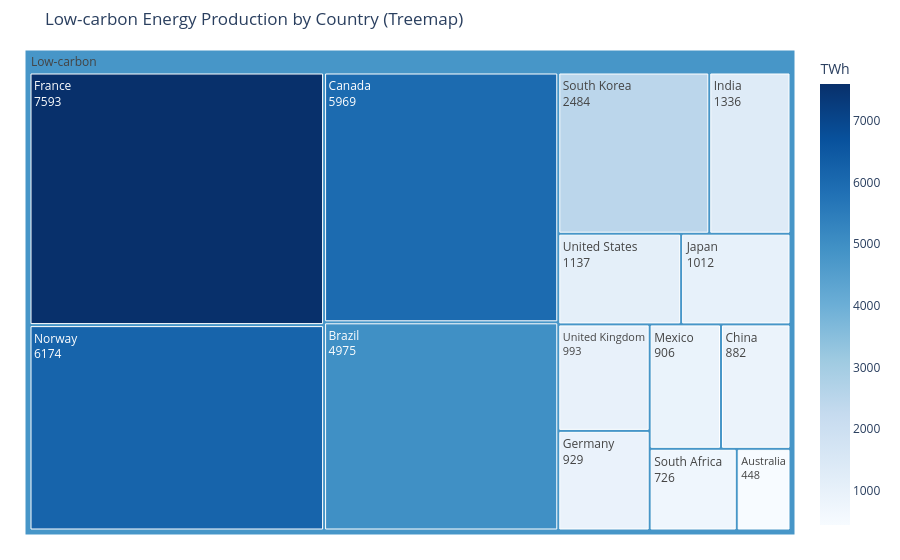
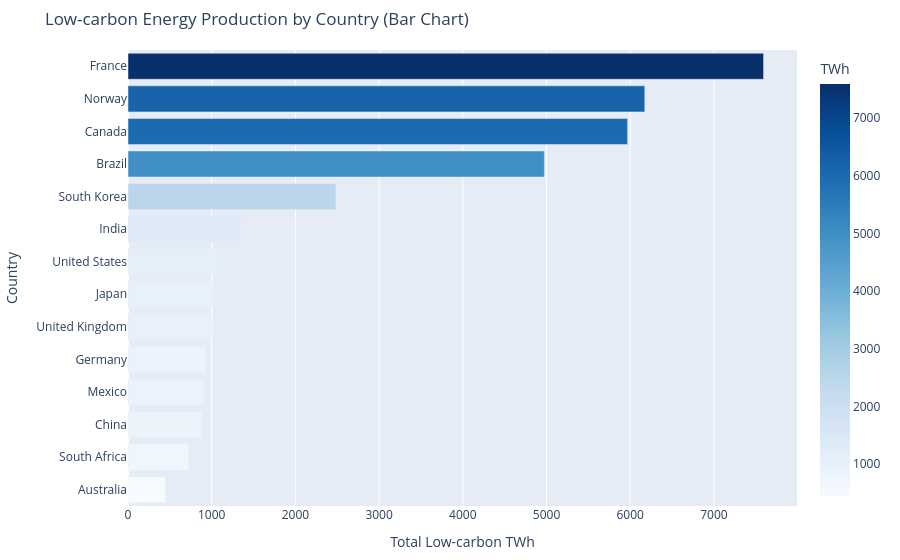

The notebook cell these images were saved under, in order:
### Markdown cell above
## Task 3 — Treemap vs bar: low-carbon energy by country

**What to build:** Build **both** a treemap and a horizontal bar chart showing total low-carbon TWh (Nuclear + Hydro) per country. Then answer the question in a markdown cell below.

**Requirements:**
- Filter to `Source_Type == 'Low-carbon'` and aggregate TWh by country
- Treemap: single-level `path=['All', 'Country']` with a dummy root node labelled `'Low-carbon'`
- Bar chart: sorted by TWh, horizontal orientation, CVD-safe colour
- Both charts show TWh values, not percentages
- Insight title on the bar chart naming the leading country

### Code cell
# Task 3 — charts
# YOUR CODE HERE
# Filter low-carbon sources
low_carbon_df = df[df['Source_Type'] == 'Low-carbon']

# Aggregate by country
country_energy = (
    low_carbon_df.groupby('Country', as_index=False)['TWh']
    .sum()
)

# Add dummy root column for treemap
country_energy['All'] = 'Low-carbon'

# -----------------------------
# Treemap
# -----------------------------

fig_tree = px.treemap(
    country_energy,
    path=['All', 'Country'],
    values='TWh',
    color='TWh',
    color_continuous_scale='Blues',
    title='Low-carbon Energy Production by Country (Treemap)'
)

fig_tree.update_traces(
    textinfo='label+value',
    root_color='lightgrey'
)

fig_tree.update_layout(
    margin=dict(t=50, l=25, r=25, b=25)
)

fig_tree.show()

# -----------------------------
# Horizontal Bar Chart
# -----------------------------

country_energy_sorted = country_energy.sort_values('TWh', ascending=True)

fig_bar = px.bar(
    country_energy_sorted,
    x='TWh',
    y='Country',
    orientation='h',
    color='TWh',
    color_continuous_scale='Blues',
    title='Low-carbon Energy Production by Country (Bar Chart)'
)
fig_bar.update_layout(
    margin=dict(t=50, l=25, r=25, b=25),
    yaxis_title='Country',
    xaxis_title='Total Low-carbon TWh'
)

fig_bar.show()

### Figure 1 — Plotly figure (JSON) as saved in the notebook; plotly's stock layout.template omitted (floating-point values rounded to 4 significant figures)
{"data": [{"branchvalues": "total", "customdata": [[448.0], [4975.0], [5969.0], [882.0], [7593.0], [929.0], [1336.0], [1012.0], [906.0], [6174.0], [726.0], [2484.0], [993.0], [1137.0], [4797.0]], "domain": {"x": [0, 1], "y": [0, 1]}, "hovertemplate": "labels=%{label}<br>TWh_sum=%{value}<br>parent=%{parent}<br>id=%{id}<br>TWh=%{color}<extra></extra>", "ids": ["Low-carbon/Australia", "Low-carbon/Brazil", "Low-carbon/Canada", "Low-carbon/China", "Low-carbon/France", "Low-carbon/Germany", "Low-carbon/India", "Low-carbon/Japan", "Low-carbon/Mexico", "Low-carbon/Norway", "Low-carbon/South Africa", "Low-carbon/South Korea", "Low-carbon/United Kingdom", "Low-carbon/United States", "Low-carbon"], "labels": ["Australia", "Brazil", "Canada", "China", "France", "Germany", "India", "Japan", "Mexico", "Norway", "South Africa", "South Korea", "United Kingdom", "United States", "Low-carbon"], "marker": {"coloraxis": "coloraxis", "colors": [448.0, 4975.0, 5969.0, 882.0, 7593.0, 929.0, 1336.0, 1012.0, 906.0, 6174.0, 726.0, 2484.0, 993.0, 1137.0, 4797.0]}, "name": "", "parents": ["Low-carbon", "Low-carbon", "Low-carbon", "Low-carbon", "Low-carbon", "Low-carbon", "Low-carbon", "Low-carbon", "Low-carbon", "Low-carbon", "Low-carbon", "Low-carbon", "Low-carbon", "Low-carbon", ""], "root": {"color": "lightgrey"}, "textinfo": "label+value", "type": "treemap", "values": [448.0, 4975.0, 5969.0, 882.0, 7593.0, 929.0, 1336.0, 1012.0, 906.0, 6174.0, 726.0, 2484.0, 993.0, 1137.0, 35560.0]}], "layout": {"coloraxis": {"colorbar": {"title": {"text": "TWh"}}, "colorscale": [[0, "rgb(247,251,255)"], [0.125, "rgb(222,235,247)"], [0.25, "rgb(198,219,239)"], [0.375, "rgb(158,202,225)"], [0.5, "rgb(107,174,214)"], [0.625, "rgb(66,146,198)"], [0.75, "rgb(33,113,181)"], [0.875, "rgb(8,81,156)"], [1, "rgb(8,48,107)"]]}, "legend": {"tracegroupgap": 0}, "margin": {"b": 25, "l": 25, "r": 25, "t": 50}, "title": {"text": "Low-carbon Energy Production by Country (Treemap)"}}}

### Figure 2 — Plotly figure (JSON) as saved in the notebook; plotly's stock layout.template omitted (floating-point values rounded to 4 significant figures)
{"data": [{"hovertemplate": "TWh=%{marker.color}<br>Country=%{y}<extra></extra>", "legendgroup": "", "marker": {"color": [448.0, 726.0, 882.0, 906.0, 929.0, 993.0, 1012.0, 1137.0, 1336.0, 2484.0, 4975.0, 5969.0, 6174.0, 7593.0], "coloraxis": "coloraxis", "pattern": {"shape": ""}}, "name": "", "orientation": "h", "showlegend": false, "textposition": "auto", "type": "bar", "x": [448.0, 726.0, 882.0, 906.0, 929.0, 993.0, 1012.0, 1137.0, 1336.0, 2484.0, 4975.0, 5969.0, 6174.0, 7593.0], "xaxis": "x", "y": ["Australia", "South Africa", "China", "Mexico", "Germany", "United Kingdom", "Japan", "United States", "India", "South Korea", "Brazil", "Canada", "Norway", "France"], "yaxis": "y"}], "layout": {"barmode": "relative", "coloraxis": {"colorbar": {"title": {"text": "TWh"}}, "colorscale": [[0, "rgb(247,251,255)"], [0.125, "rgb(222,235,247)"], [0.25, "rgb(198,219,239)"], [0.375, "rgb(158,202,225)"], [0.5, "rgb(107,174,214)"], [0.625, "rgb(66,146,198)"], [0.75, "rgb(33,113,181)"], [0.875, "rgb(8,81,156)"], [1, "rgb(8,48,107)"]]}, "legend": {"tracegroupgap": 0}, "margin": {"b": 25, "l": 25, "r": 25, "t": 50}, "title": {"text": "Low-carbon Energy Production by Country (Bar Chart)"}, "xaxis": {"anchor": "y", "domain": [0, 1], "title": {"text": "Total Low-carbon TWh"}}, "yaxis": {"anchor": "x", "domain": [0, 1], "title": {"text": "Country"}}}}
